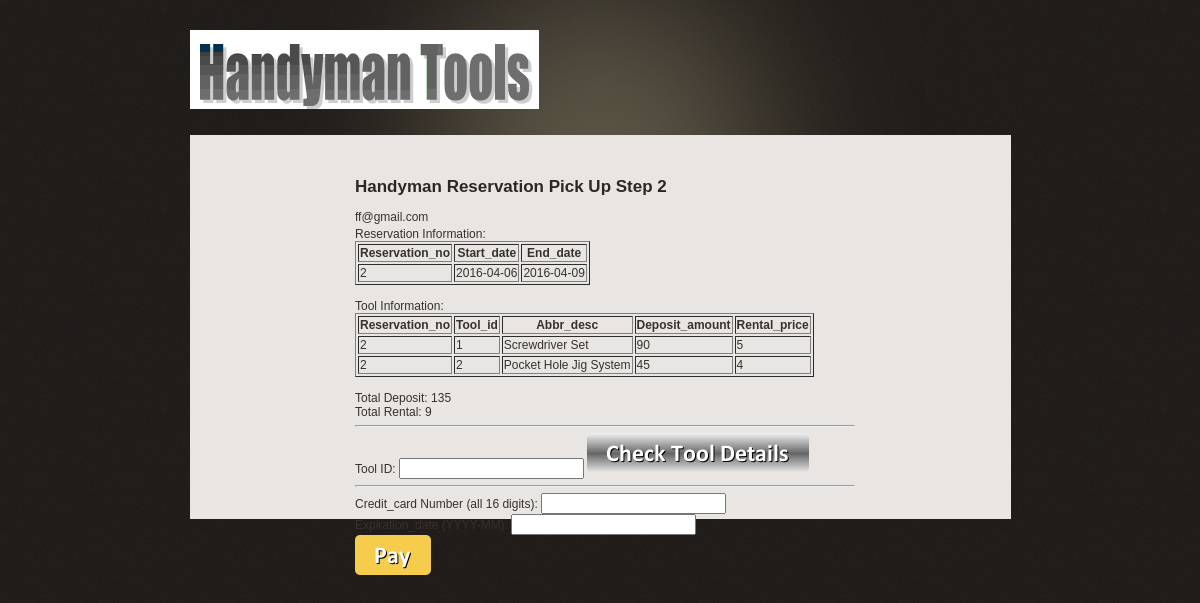
/Pick_Up_Update_to_DB.php?Reservation_id=2 (signed in), run on the app's committed database.
### tables this page shows
CREATE TABLE IF NOT EXISTS `Reservation` (
  `Reservation_no` int(11) NOT NULL,
  `Start_date` date NOT NULL,
  `End_date` date NOT NULL,
  `Credit_card_no` bigint(16) DEFAULT NULL,
  `Credit_card_exp_date` date DEFAULT NULL,
  `Customer_login` varchar(36) NOT NULL,
  `Pick_up_clerk` varchar(16) DEFAULT NULL,
  `Drop_off_clerk` varchar(16) DEFAULT NULL
);

CREATE TABLE IF NOT EXISTS `Consist_of` (
  `Reservation_no` int(11) NOT NULL,
  `Tool_id` int(11) NOT NULL
);

CREATE TABLE IF NOT EXISTS `Tools` (
  `ID` int(11) NOT NULL,
  `Purchase_price` decimal(10,0) NOT NULL,
  `Rental_price` decimal(10,0) NOT NULL,
  `Deposit_amount` decimal(10,0) NOT NULL,
  `Abbr_desc` varchar(50) NOT NULL,
  `Full_desc` varchar(300) NOT NULL,
  `Date_sold` date DEFAULT NULL,
  `Tool_type` enum('Handy Tool','Construction Equipment','Power Tool') DEFAULT 'Handy Tool',
  `Adding_clerk` varchar(16) DEFAULT NULL,
  `Selling_clerk` varchar(16) DEFAULT NULL
);

### Pick_Up_Update_to_DB.php (the view, shortened to what this page needs)
<!DOCTYPE html PUBLIC "-//W3C//DTD XHTML 1.0 Transitional//EN" "http://www.w3.org/TR/xhtml1/DTD/xhtml1-transitional.dtd">
<html xmlns="http://www.w3.org/1999/xhtml">
<head>
	<link rel="stylesheet" type="text/css" href="style.css" />
</head>
<body>
<div id="main_container">
	<div id="header">
	<div class="logo"><img src="images/handyman_logo.gif" border="0" alt="" title="" /></div>
</div>
<div class="center_content"><div class="text_box">
<form action='<?php echo "Pick_Up_Update_to_DB.php?Reservation_id=".$_GET['Reservation_id']; ?>' method="post">
<div class="title">Handyman Reservation Pick Up Step 2</div>
<?php
if (empty($_GET['Reservation_id'])) {
	$errorMsg = "Reservation ID was not passed to this page.";
} else {
    echo "<p>".(string) $_SESSION['username']."</p>";
    echo "Reservation Information:";
    $queryGetReservInfo = "SELECT * FROM `reservation` WHERE `Reservation_no` = '{$_GET['Reservation_id']}';";
    $results = mysql_query($queryGetReservInfo);
    echo "<table border=1>
        <tr>
        <th> Reservation_no </th>
        <th> Start_date </th>
        <th> End_date </th>
        </tr>";
    while ($record = mysql_fetch_array($results)) {
        echo "<tr>";
        echo "<td>".$record['Reservation_no']."</td>";
        echo "<td>".$record['Start_date']."</td>";
        echo "<td>".$record['End_date']."</td>";
        echo "</tr>";
    }
    echo "</table>";
    echo "<br/>\n";
    echo "Tool Information:";
    $queryGetToolInfo = "SELECT A.*, B.Abbr_desc, B.Deposit_amount, B.Rental_price " .
                        "FROM `consist_of` AS A LEFT JOIN `tools` AS B ON A.Tool_id = B.ID " .
                        "WHERE A.`Reservation_no` = '{$_GET['Reservation_id']}';";
    $results2 = mysql_query($queryGetToolInfo);
    echo "<table border=1>
        <tr>
        <th> Reservation_no </th>
        <th> Tool_id </th>
        <th> Abbr_desc </th>
        <th> Deposit_amount </th>
        <th> Rental_price </th>
        </tr>";
    while ($record2 = mysql_fetch_array($results2)) {
        echo "<tr>";
        echo "<td>".$record2['Reservation_no']."</td>";
        echo "<td>".$record2['Tool_id']."</td>";
        echo "<td>".$record2['Abbr_desc']."</td>";
        echo "<td>".$record2['Deposit_amount']."</td>";
        echo "<td>".$record2['Rental_price']."</td>";
        echo "</tr>";
    }
    echo "</table>"; echo "<br/>\n";
    $queryGetPrice = "SELECT sum(B.Deposit_amount) Deposit_amount, sum(B.Rental_price) Rental_price " .
                        "FROM `consist_of` AS A LEFT JOIN `tools` AS B ON A.Tool_id = B.ID " .
                        "WHERE A.`Reservation_no` = '{$_GET['Reservation_id']}' ";
    $results3 = mysql_query($queryGetPrice);
	while ($record3 = mysql_fetch_array($results3)) {
	    echo "Total Deposit: " . $record3['Deposit_amount'] . "<br/>\n";
	    echo "Total Rental: " . $record3['Rental_price'];
	}
	echo "<br/>\n";
}
?>
<hr>
<div class="Tool_detail">
	<label class="Tool_detail">Tool ID: </label>
	<input type="text" name="Tool_detail" class="Tool_detail" id="Tool_detail"/>
	<input name="Go_to_details" type="image" value="Go_to_details" src="images/check_tool_details.png" class="submit" onclick="open_windows_for_detail()"/>
</div>
<hr>
<div class="Credit_card">
	<label class="Credit_card">Credit_card Number (all 16 digits): </label>
	<input type="text" name="Credit_card" class="Credit_card"/>
</div>
<div class="Expiration_date">
	<label class="Expiration_date">Expiration_date (YYYY-MM): </label>
	<input type="text" name="Expiration_date" class="Expiration_date"/>
</div>
<div class="Pay">
<input name="Pay" type="image" value="Pay" src="images/pay.png" class="submit" onclick="open_windows_for_contract()"/>
</div>
</div>
	<div class="clear"><br/></div>
</div>
</div></div>
</body>
</html>

### style.css (style rules this page uses)
body { background:url(images/bg.gif) repeat #000000; padding:0; font-family:arial, sans-serif; font-size:12px; margin:0px auto auto auto; color:#36322b; }
p { padding:0px; text-align:justify; margin:0px; line-height:20px; }
.clear { clear:both; }
#main_container { width:821px; height:auto; margin:auto; padding:0px; }
#header { width:821px; height:135px; margin:0px; padding:0px; background:url(images/header_bg.gif) no-repeat center top; }
.logo { padding:30px 0 0 0px; }
.title { width: auto; padding:2px 0 10px 0; font-size:17px; color:#2e2721; font-weight:bold; }
.center_content { width:821px; height:auto; clear:both; padding:25px 0 30px 0; background-color:#e9e5e2; }
.text_box { width:500px; height:300px; padding:15px 0 0 10px; background-position:0px 0px; margin-left: auto; margin-right: auto; }

### data on the page
reservation: Reservation_no "2", Start_date "2016-04-06", End_date "2016-04-09"
consist_of: Reservation_no "2", Tool "1", Tool.Abbr_desc "Screwdriver Set", Tool.Deposit_amount "90", Tool.Rental_price "5"
consist_of: Reservation_no "2", Tool "2", Tool.Abbr_desc "Pocket Hole Jig System", Tool.Deposit_amount "45", Tool.Rental_price "4"

### other printed values
$_SESSION['username'] "ff@gmail.com"
$record3['Deposit_amount'] "135"
$record3['Rental_price'] "9"
